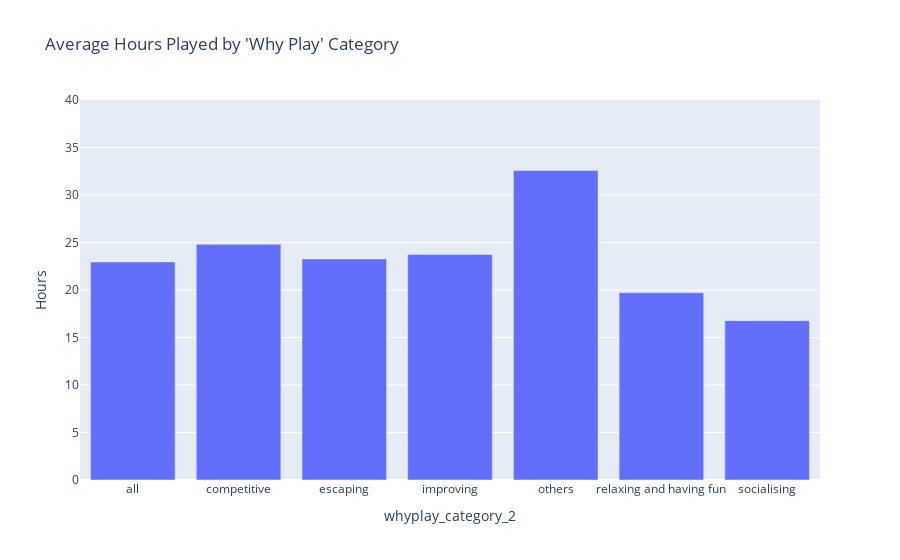
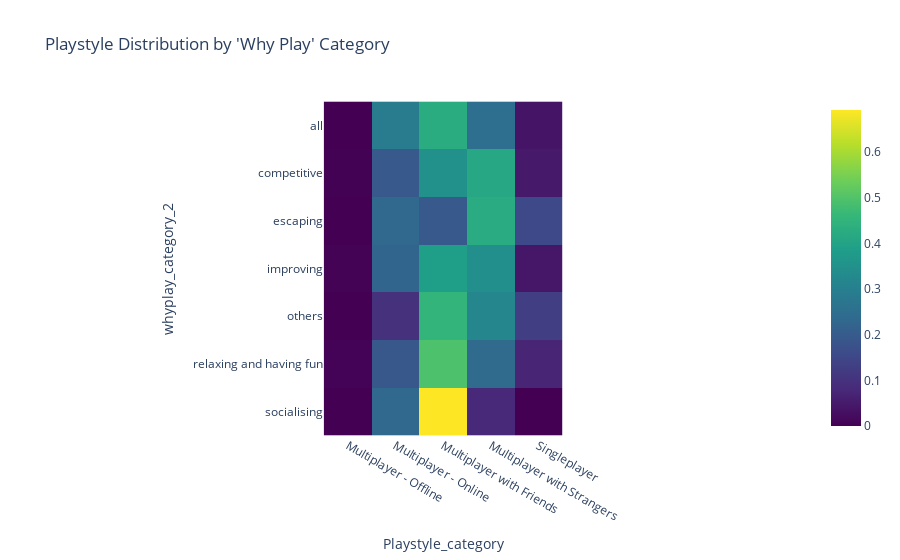

The notebook cell saved with these charts, in order:
### Code cell
import pandas as pd
import plotly.express as px

# ... (Assuming you have the 'data' DataFrame with "Why Play" categories as before) ...

# 1. Analyze Relationship with Numerical Columns

# Example: Hours Played
df = df[df["Playstyle_category"] != "Unknown"]
df = df[df["Playstyle_category"] != "Multiplayer-Unknown"]

# Group data by "Why Play" and calculate mean hours played
grouped_data = df.groupby("whyplay_category_2")["Hours"].mean().reset_index()

# Create a bar chart
fig = px.bar(grouped_data, x="whyplay_category_2", y="Hours", 
             title="Average Hours Played by 'Why Play' Category")
## y limit can be set using fig.update_yaxes(range=[0, 50])
fig.update_yaxes(range=[0, 40])
fig.show()

# You can repeat this process for other numerical columns like GAD_T score, SPIN_T score, etc. 

# 2. Analyze Relationship with Categorical Columns

# Example: Playstyle

# Create a contingency table
playstyle_crosstab = pd.crosstab(df["whyplay_category_2"], df["Playstyle_category"], normalize="index")
# Create a heatmap
# fig.figure(figsize=(10, 8))
fig = px.imshow(playstyle_crosstab, title="Playstyle Distribution by 'Why Play' Category",
                labels=dict(x="Playstyle_category", y="whyplay_category_2"),
                color_continuous_scale="viridis")
fig.show()

# You can repeat this process for other categorical columns like Gender, Work, etc. 

# 3. Advanced Analysis

# Consider using statistical tests like ANOVA, Kruskal-Wallis H-test, or Chi-square test to assess the 
# statistical significance of the observed relationships.

# Explore dimensionality reduction techniques (e.g., PCA) or clustering algorithms to identify 
# groups of players with similar motivations and characteristics.

### Figure 1 — Plotly figure (JSON) as saved in the notebook; plotly's stock layout.template omitted (floating-point values rounded to 4 significant figures)
{"data": [{"alignmentgroup": "True", "hovertemplate": "whyplay_category_2=%{x}<br>Hours=%{y}<extra></extra>", "legendgroup": "", "marker": {"color": "#636efa", "pattern": {"shape": ""}}, "name": "", "offsetgroup": "", "orientation": "v", "showlegend": false, "textposition": "auto", "type": "bar", "x": ["all", "competitive", "escaping", "improving", "others", "relaxing and having fun", "socialising"], "xaxis": "x", "y": [22.96, 24.81, 23.27, 23.73, 32.58, 19.71, 16.77], "yaxis": "y"}], "layout": {"barmode": "relative", "legend": {"tracegroupgap": 0}, "title": {"text": "Average Hours Played by 'Why Play' Category"}, "xaxis": {"anchor": "y", "domain": [0, 1], "title": {"text": "whyplay_category_2"}}, "yaxis": {"anchor": "x", "domain": [0, 1], "range": [0, 40], "title": {"text": "Hours"}}}}

### Figure 2 — Plotly figure (JSON) as saved in the notebook; plotly's stock layout.template omitted (floating-point values rounded to 4 significant figures)
{"data": [{"coloraxis": "coloraxis", "hovertemplate": "Playstyle_category: %{x}<br>whyplay_category_2: %{y}<br>color: %{z}<extra></extra>", "name": "0", "type": "heatmap", "x": ["Multiplayer - Offline", "Multiplayer - Online", "Multiplayer with Friends", "Multiplayer with Strangers", "Singleplayer"], "xaxis": "x", "y": ["all", "competitive", "escaping", "improving", "others", "relaxing and having fun", "socialising"], "yaxis": "y", "z": [[0, 0.2866, 0.4268, 0.2484, 0.03822], [0.001014, 0.1926, 0.3477, 0.4121, 0.04663], [0, 0.2308, 0.1923, 0.4231, 0.1538], [0.003177, 0.2232, 0.3871, 0.3448, 0.04172], [0, 0.09677, 0.4516, 0.3226, 0.129], [0.004797, 0.1889, 0.4943, 0.2406, 0.07143], [0, 0.2308, 0.6923, 0.07692, 0]]}], "layout": {"coloraxis": {"colorscale": [[0, "#440154"], [0.1111, "#482878"], [0.2222, "#3e4989"], [0.3333, "#31688e"], [0.4444, "#26828e"], [0.5556, "#1f9e89"], [0.6667, "#35b779"], [0.7778, "#6ece58"], [0.8889, "#b5de2b"], [1, "#fde725"]]}, "title": {"text": "Playstyle Distribution by 'Why Play' Category"}, "xaxis": {"anchor": "y", "constrain": "domain", "domain": [0, 1], "scaleanchor": "y", "title": {"text": "Playstyle_category"}}, "yaxis": {"anchor": "x", "autorange": "reversed", "constrain": "domain", "domain": [0, 1], "title": {"text": "whyplay_category_2"}}}}
